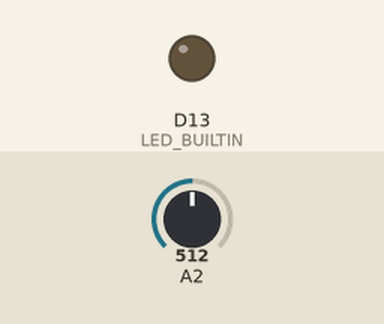
Simulated run of this sketch. Board: Arduino Nano 33 IoT. Parts: output pins drawn as LEDs (lit = HIGH). Inputs (shaded band) come from the test bench; at power-on: A2 = 512. Nothing arrives over Bluetooth unless stated; a phone connects over Bluetooth LE 3 s after start.

Above: at 0.1 s.
At 3.1 s:
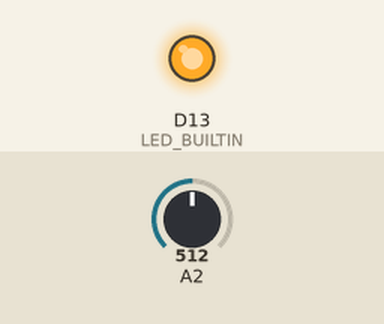
Timing chart, 0 to 4.6 s (numbered marks = the images above):
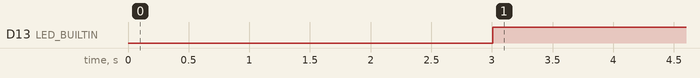

The sketch:

nano_battery_monitor.ino
```cpp
//  Import the Arduino BLE library
#include <ArduinoBLE.h>

//  Set up the UUIDs for ble.
const char* droneServiceUuid = "8bc88216-cabd-4348-94a1-eef05605c81c";
const char* batteryCharacteristicUuid = "36e5a4fe-8709-4f33-9934-75cb915f6c9e";

//  Set up the ble objects
BLEService droneService(droneServiceUuid);
BLEShortCharacteristic batteryCharacteristic(batteryCharacteristicUuid, BLERead | BLENotify); //  The battery haracteristic should be readable by the central device, and the central device should be notified when the value changes


void setup() {
  //  Setup the pins we are using
  pinMode(LED_BUILTIN, OUTPUT);
  pinMode(A2,INPUT);

  //  Setup the BLE chip on the nano
  if (!BLE.begin()) {
    Serial.println("starting BLE failed!");
    while (1);
  }

  //  Set up the BLE library so that we can actually connect to the nano and see the battery. This involves registering the services and charactreistics with the ble library
  BLE.setLocalName("Arduino Drone");
  BLE.setAdvertisedService(droneService);
  droneService.addCharacteristic(batteryCharacteristic);
  batteryCharacteristic.writeValue(0);
  BLE.addService(droneService);

  //  Tell the BLE library that the nano is ready to receive connections
  BLE.advertise();
}

void loop() { //  Wait for a device to connect
  BLEDevice central = BLE.central();
  while(central.connected()) {
    //  When a device is connected we should blink the built in led
    digitalWrite(LED_BUILTIN, HIGH);
    delay(100);
    batteryCharacteristic.writeValue(analogRead(A2)); //  Update the battery value
    batteryCharacteristic.broadcast();
  }

  digitalWrite(LED_BUILTIN, LOW);
  delay(100);
}
```

Measured:
- by itself, D13 (LED_BUILTIN): LOW → HIGH at 3.0 s
